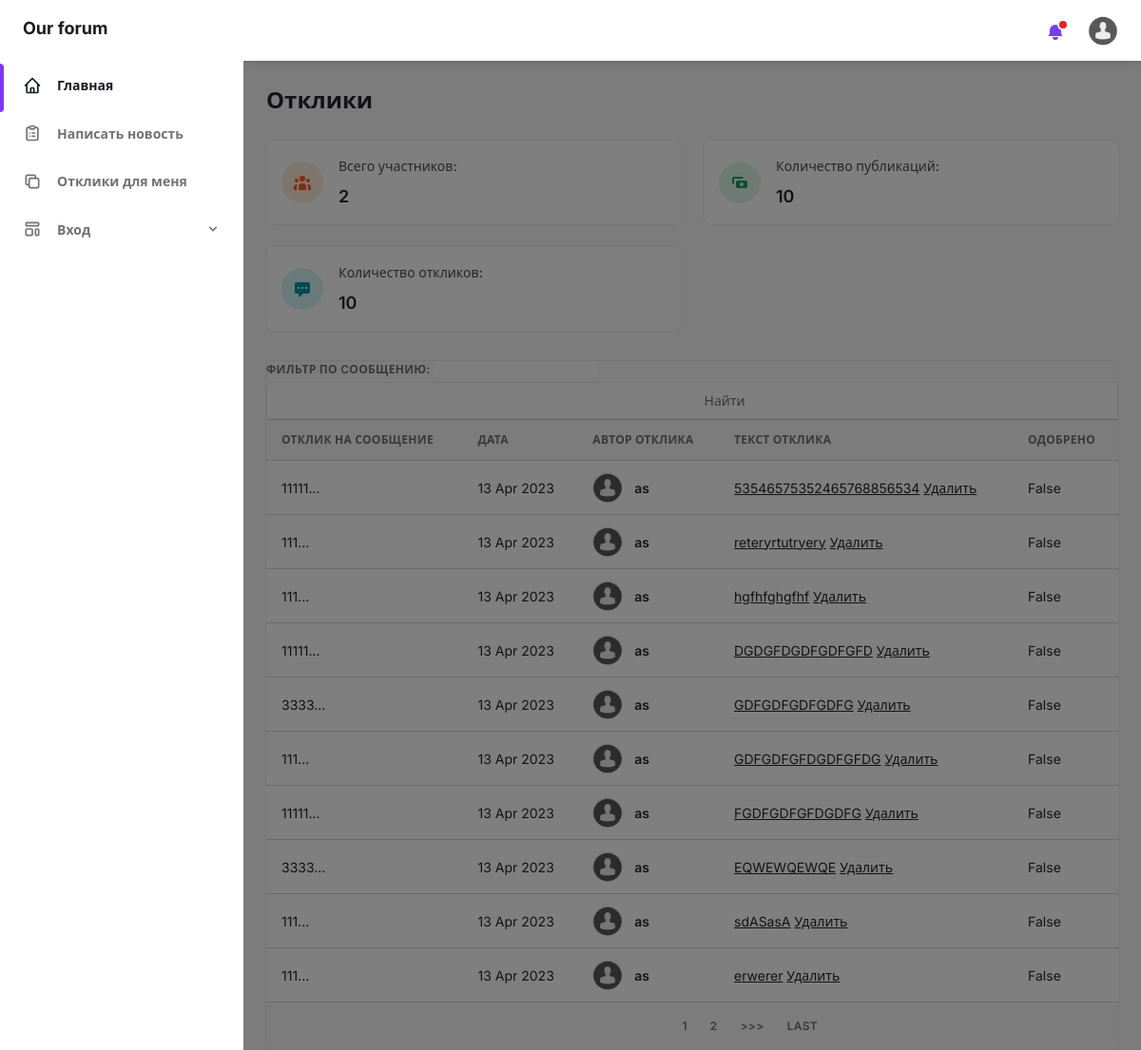
The page /posts/ (signed in) on the database as committed earlier.
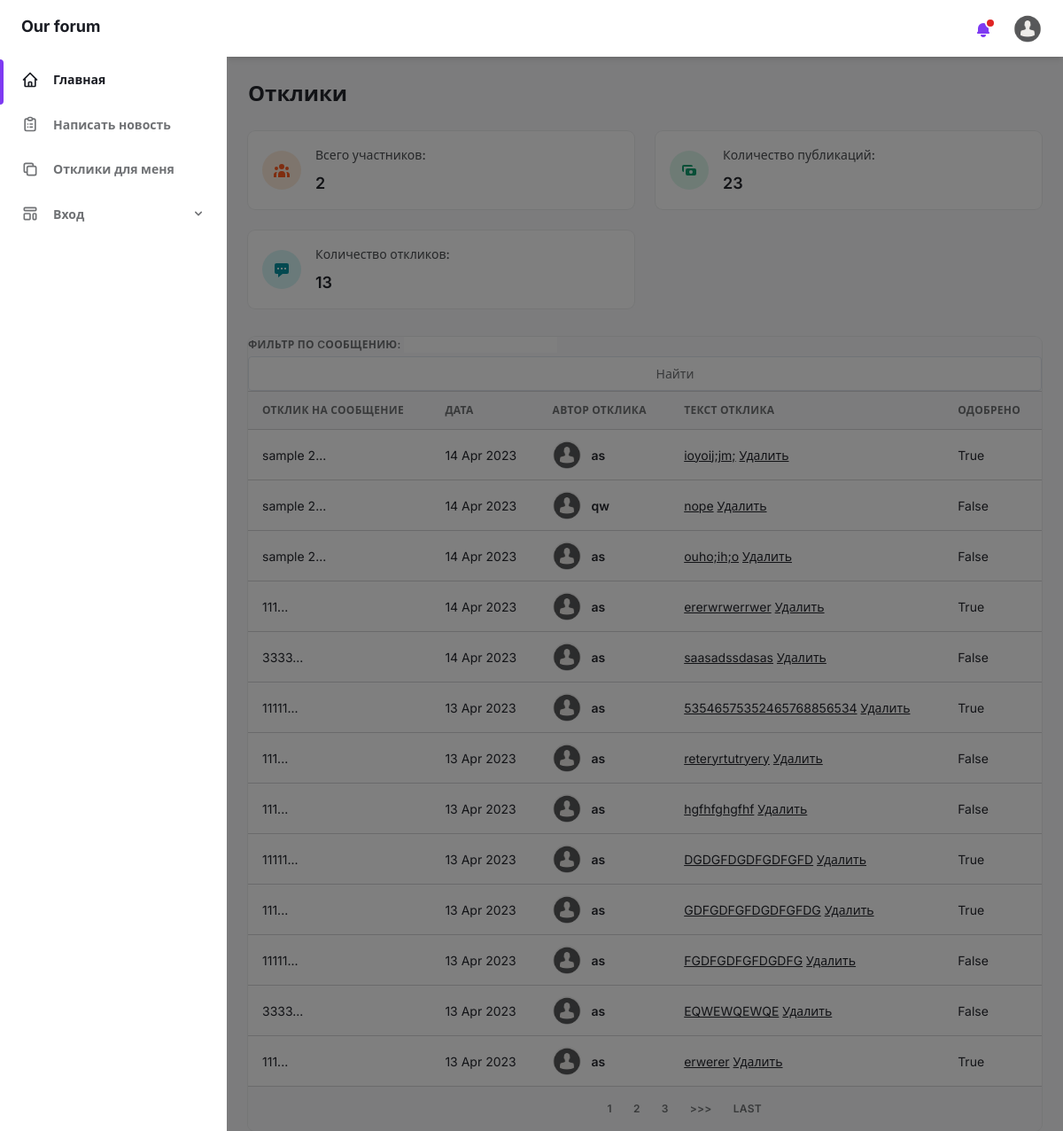
The same page on the database as committed later.
### board/models.py (models this page shows, shortened)
class Post(models.Model):
    postAuthor = models.ForeignKey(User, on_delete=models.CASCADE)
    postToMessage = models.ForeignKey(Message, on_delete=models.CASCADE)
    postText = models.TextField()
    postAccepted = models.BooleanField(default=False)
    postDateTime = models.DateTimeField(auto_now_add=True)

class Message(models.Model):
    author = models.ForeignKey(User, on_delete=models.CASCADE)
    messageDateTime = models.DateTimeField(auto_now_add=True)
    messageTitle = models.CharField(max_length=50)
    messageText = models.TextField()
    imageName = models.CharField(max_length=15, default='image')
    messageImage = models.ImageField(upload_to='images/', null=True, blank=True, verbose_name="")
    imageVideo = models.CharField(max_length=15, default='video')
    messageVideo = models.FileField(upload_to='videos/', null=True, blank=True, verbose_name="")
    messageCategory = models.CharField(max_length=4, choices=msg_types, default=damage_dealer)

### board/views.py (the view)
# urls.py: path('posts/', PostList.as_view(), name='post_list'),
class PostList(LoginRequiredMixin, ListView):
    model = Post
    template_name = 'posts.html'
    context_object_name = 'posts'
    paginate_by = 6
    def get_queryset(self):
        user = self.request.user
        queryset = super().get_queryset().filter(postToMessage__author=user).order_by('-postDateTime')
        return queryset
    def get_context_data(self, **kwargs):
        context = super().get_context_data(**kwargs)
        context['msgs_total'] = Message.objects.all().count()
        context['membs_total'] = User.objects.all().count() - 1
        context['psts_total'] = Post.objects.all().count()
        context['filter'] = PostFilter(self.request.GET, queryset=self.get_queryset())
        return context

### templates/posts.html (shortened to what this page needs)
{% extends 'flatpages/default.html' %}
{% load static %}
{% block content %}
        <main class="h-full overflow-y-auto">
          <div class="container px-6 mx-auto grid">
            <h2
              class="my-6 text-2xl font-semibold text-gray-700 dark:text-gray-200"
            >
              Отклики
            </h2>
            <div class="grid gap-6 mb-8 md:grid-cols-2 xl:grid-cols-4">
              <div
                class="flex items-center p-4 bg-white rounded-lg shadow-xs dark:bg-gray-800"
              >
                <div
                  class="p-3 mr-4 text-orange-500 bg-orange-100 rounded-full dark:text-orange-100 dark:bg-orange-500"
                >
                </div>
                <div>
                  <p
                    class="mb-2 text-sm font-medium text-gray-600 dark:text-gray-400"
                  >
                    Всего участников:
                  </p>
                  <p
                    class="text-lg font-semibold text-gray-700 dark:text-gray-200"
                  >
                    {{ membs_total }}
                  </p>
                </div>
              </div>
              <div
                class="flex items-center p-4 bg-white rounded-lg shadow-xs dark:bg-gray-800"
              >
                <div
                  class="p-3 mr-4 text-green-500 bg-green-100 rounded-full dark:text-green-100 dark:bg-green-500"
                >
                  <svg class="w-5 h-5" fill="currentColor" viewBox="0 0 20 20">
                    <path
                      fill-rule="evenodd"
                      d="M4 4a2 2 0 00-2 2v4a2 2 0 002 2V6h10a2 2 0 00-2-2H4zm2 6a2 2 0 012-2h8a2 2 0 012 2v4a2 2 0 01-2 2H8a2 2 0 01-2-2v-4zm6 4a2 2 0 100-4 2 2 0 000 4z"
                      clip-rule="evenodd"
                    ></path>
                  </svg>
                </div>
                <div>
                  <p
                    class="mb-2 text-sm font-medium text-gray-600 dark:text-gray-400"
                  >
                    Количество публикаций:
                  </p>
                  <p
                    class="text-lg font-semibold text-gray-700 dark:text-gray-200"
                  >
                    {{ msgs_total }}
                  </p>
                </div>
              </div>
              <div
                class="flex items-center p-4 bg-white rounded-lg shadow-xs dark:bg-gray-800"
              >
                <div
                  class="p-3 mr-4 text-teal-500 bg-teal-100 rounded-full dark:text-teal-100 dark:bg-teal-500"
                >
                  <svg class="w-5 h-5" fill="currentColor" viewBox="0 0 20 20">
                    <path
                      fill-rule="evenodd"
                      d="M18 5v8a2 2 0 01-2 2h-5l-5 4v-4H4a2 2 0 01-2-2V5a2 2 0 012-2h12a2 2 0 012 2zM7 8H5v2h2V8zm2 0h2v2H9V8zm6 0h-2v2h2V8z"
                      clip-rule="evenodd"
                    ></path>
                  </svg>
                </div>
                <div>
                  <p
                    class="mb-2 text-sm font-medium text-gray-600 dark:text-gray-400"
                  >
                    Количество откликов:
                  </p>
                  <p
                    class="text-lg font-semibold text-gray-700 dark:text-gray-200"
                  >
                    {{ psts_total }}
                  </p>
                </div>
              </div>
            </div>
            <div class="w-full overflow-hidden rounded-lg shadow-xs">
              <div class="w-full overflow-x-auto">
                {% if posts %}
                <form class="text-xs font-semibold tracking-wide text-left text-gray-500 uppercase border-b dark:border-gray-700
                 bg-gray-50 dark:text-gray-400 dark:bg-gray-800" method="GET">
                  {{ filter.form }}
                  <input class="block w-full pl-20 mt-1 text-sm dark:text-gray-300 dark:border-gray-600 dark:bg-gray-700
                       focus:border-purple-400 focus:outline-none focus:shadow-outline-purple dark:focus:shadow-outline-gray form-input" type="submit" value="Найти">
                </form>
                <table class="w-full whitespace-no-wrap">
                  <thead>
                    <tr
                      class="text-xs font-semibold tracking-wide text-left text-gray-500 uppercase border-b dark:border-gray-700 bg-gray-50 dark:text-gray-400 dark:bg-gray-800"
                    >
                      <th class="px-4 py-3">Отклик на сообщение</th>
                      <th class="px-4 py-3">Дата</th>
                      <th class="px-4 py-3">Автор отклика</th>
                      <th class="px-4 py-3">Текст отклика</th>
                      <th class="px-4 py-3">Одобрено</th>
                    </tr>
                  </thead>
                  <tbody
                    class="bg-white divide-y dark:divide-gray-700 dark:bg-gray-800"
                  >
                  {% for pst in filter.qs %}
                    <tr class="text-gray-700 dark:text-gray-400">
                      <td class="px-4 py-3 text-sm">
                        {{pst.postToMessage.messageTitle|truncatechars:30 }}...
                      </td>
                      <td class="px-4 py-3 text-sm">
                        {{ pst.postDateTime|date:'d M Y' }}
                      </td>
                      <td class="px-4 py-3">
                        <div class="flex items-center text-sm">
                          <div
                            class="relative hidden w-8 h-8 mr-3 rounded-full md:block"
                          >
                            <img
                              class="object-cover w-full h-full rounded-full"
                              src="{% static 'assets/img/person_avatar.jpg' %}"
                            />
                            <div
                              class="absolute inset-0 rounded-full shadow-inner"
                              aria-hidden="true"
                            ></div>
                          </div>
                          <div>
                            <p class="font-semibold">{{ pst.postAuthor.username }}</p>
                          </div>
                        </div>
                      </td>
                      <td class="px-4 py-3 text-sm">
                        <a href="{% url 'post_details' pst.id %}"><u>{{ pst.postText|truncatewords:20 }}</u></a>
                        <a href="{% url 'post_delete' pst.id %}"><u>Удалить</u></a>
                      </td>
                      <td class="px-4 py-3 text-sm">
                        {{ pst.postAccepted }}
                      </td>
                    </tr>
                  {% endfor %}
                  </tbody>
                </table>
                {% else %}
                  <h3 class="text-xs font-semibold tracking-wide text-left text-gray-500 uppercase border-b dark:border-gray-700 bg-gray-50 dark:text-gray-400 dark:bg-gray-800">
                     Откликов нет!</h3>
                {% endif %}
              </div>
              <div
                class="grid px-4 py-3 text-xs font-semibold tracking-wide text-gray-500 uppercase border-t dark:border-gray-700 bg-gray-50 sm:grid-cols-9 dark:text-gray-400 dark:bg-gray-800"
              >
                <span class="col-span-2"></span>
                <span class="flex col-span-4 mt-2 sm:mt-auto sm:justify-end">
                  <nav aria-label="Table navigation">
                    <div class="inline-flex items-center">
                      {% if is_paginated %}
                        {% for num in page_obj.paginator.page_range %}
                          {% if page_obj.number == num %}
                            <a class="px-3 py-1 rounded-md focus:outline-none focus:shadow-outline-purple">{{ num }}</a>
                          {% elif num > page_obj.number|add:'-3' and num < page_obj.number|add:'3' %}
                            <a class="px-3 py-1 rounded-md focus:outline-none focus:shadow-outline-purple" href="?page={{ num }}">{{ num }}</a>
                          {% endif %}
                        {% endfor %}
                        {% if page_obj.has_next %}
                          <a class="px-3 py-1 rounded-md rounded-l-lg focus:outline-none focus:shadow-outline-purple" aria-label="Next" href="?page={{ page_obj.next_page_number }}">>>></a>
                          <a class="px-3 py-1 rounded-md rounded-l-lg focus:outline-none focus:shadow-outline-purple" aria-label="Last" href="?page={{ page_obj.paginator.num_pages }}">Last</a>
                        {% endif %}
                      {% endif %}
                    </div>
                  </nav>
                </span>
              </div>
            </div>
          </div>
        </main>
{% endblock content %}

Rows that differ between the two databases and show on the page:
removed Post: postToMessage.messageTitle "3333", postDateTime "13 Apr 2023", postAuthor.username "as", postText "GDFGDFGDFGDFG", postAccepted "False"
removed Post: postToMessage.messageTitle "111", postDateTime "13 Apr 2023", postAuthor.username "as", postText "sdASasA", postAccepted "False"
added Post: postToMessage.messageTitle "sample 2", postDateTime "14 Apr 2023", postAuthor.username "as", postText "ioyoij;jm;", postAccepted "True"
added Post: postToMessage.messageTitle "sample 2", postDateTime "14 Apr 2023", postAuthor.username "qw", postText "nope", postAccepted "False"
added Post: postToMessage.messageTitle "sample 2", postDateTime "14 Apr 2023", postAuthor.username "as", postText "ouho;ih;o", postAccepted "False"
added Post: postToMessage.messageTitle "111", postDateTime "14 Apr 2023", postAuthor.username "as", postText "ererwrwerrwer", postAccepted "True"
added Post: postToMessage.messageTitle "3333", postDateTime "14 Apr 2023", postAuthor.username "as", postText "saasadssdasas", postAccepted "False"
changed Post (number 6 of 13 on the later page): postAccepted "False" → "True"
changed Post "DGDGFDGDFGDFGFD": postAccepted "False" → "True"
changed Post "GDFGDFGFDGDFGFDG": postAccepted "False" → "True"
changed Post "erwerer": postAccepted "False" → "True"
Other text that changed with them:
{{ msgs_total }}: "10" → "23"
{{ psts_total }}: "10" → "13"
new list line: "3"
